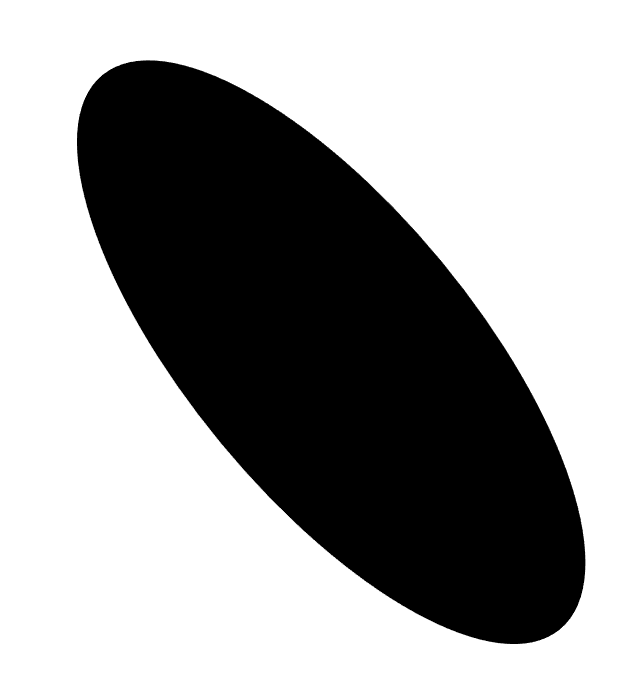
#> input picture 2024-1/GPT/01.png, 644 x 700 px; its folder holds only this picture in this run
$ jupyter execute '240125 PyGPT-1.ipynb'
#> lines starting #> are read from the running program, lines starting #| are printed output that depends on the picture; after the words box and inside, x2 and y2 are one past the last pixel; in counts of white or black regions, pixels touching at a corner belong together
[cell 1]
import cv2
import numpy as np
import glob
from skimage.measure import regionprops, label

[cell 2]
def load_images(pattern):
    return glob.glob(pattern)

def process_image(image_path):
    image = cv2.imread(image_path, cv2.IMREAD_GRAYSCALE)
    _, binary_image = cv2.threshold(image, 127, 255, cv2.THRESH_BINARY)

    # Find contours of the particle
    contours, _ = cv2.findContours(binary_image, cv2.RETR_EXTERNAL, cv2.CHAIN_APPROX_SIMPLE)
    contour = max(contours, key=cv2.contourArea)  # Assuming the particle is the largest contour

    # Sample 256 points from the contour
    sampled_contour = sample_contour_points(contour, 256)

    # Find centroid and the farthest point from the centroid
    M = cv2.moments(sampled_contour)
    centroid = (int(M["m10"] / M["m00"]), int(M["m01"] / M["m00"]))

    # Calculate radius based on the farthest point in the sampled contour
    radius = max(np.linalg.norm(sampled_contour - centroid, axis=1))

    # Create a mask for the ROI (circle around the centroid)
    mask = np.zeros_like(binary_image, dtype=np.uint8)
    cv2.circle(mask, centroid, int(radius), (255, 255, 255), -1)

    # Apply the mask to the binary image
    roi_image = cv2.bitwise_and(binary_image, mask)

    # Find orientation of the ROI
    labeled_img = label(roi_image)
    properties = regionprops(labeled_img)
    orientation = properties[0].orientation

    # Rotate the ROI image
    rotated_image = rotate_image(roi_image, centroid, -np.rad2deg(orientation))

    # Determine if image should be reversed
    if should_reverse(rotated_image, centroid):
        rotated_image = np.flipud(rotated_image)

    # Save or display the result
    cv2.imwrite('processed_' + image_path, rotated_image)

def sample_contour_points(contour, num_points):
    # Calculate the total perimeter and the interval for sampling
    total_perimeter = cv2.arcLength(contour, True)
    interval = total_perimeter / num_points

    sampled_points = []
    current_length = 0
    for i in range(len(contour)):
        if i == 0:
            sampled_points.append(contour[i][0])
        else:
            current_length += np.linalg.norm(contour[i][0] - contour[i - 1][0])
            if current_length >= interval:
                sampled_points.append(contour[i][0])
                current_length = 0

    # Convert the list of points to a numpy array
    return np.array(sampled_points, dtype=np.int32)

def rotate_image(image, center, angle):
    height, width = image.shape
    rot_matrix = cv2.getRotationMatrix2D(center, angle, 1)

    # Calculate the size of the new image
    new_width, new_height = width, height
    new_center = (new_width / 2, new_height / 2)

    new_rot_matrix = cv2.getRotationMatrix2D(new_center, angle, 1)
    new_rot_matrix[0, 2] += new_width / 2 - center[0]
    new_rot_matrix[1, 2] += new_height / 2 - center[1]

    # Rotate and fill empty space with white
    return cv2.warpAffine(image, new_rot_matrix, (new_width, new_height), borderValue=(255, 255, 255))

def should_reverse(image, centroid):
    height, width = image.shape
    x, y = centroid
    length_up = np.sum(image[:y, x] == 0)
    length_down = np.sum(image[y:, x] == 0)
    return length_down > length_up

[cell 3]
def main():
    for image_path in load_images('*.png'):
        process_image(image_path)
#> in process_image, image is the input picture: shape (700, 644); min 0, max 255, mean 163.7
#> in process_image, `_, binary_image = cv2.threshold(image, 127, 255, cv2.THRESH_BINARY)`: binary_image: shape (700, 644); 64.2% white; 1 black region, box (x1, y1, x2, y2) and area: (77, 60, 585, 644) 161559
#> in process_image, `contours, _ = cv2.findContours(binary_image, cv2.RETR_EXTERNAL, cv2.CH..`: contours = [[[0, 0], [0, 699], [643, 699], [643, 0]]]
#> in process_image, `contour = max(contours, key=cv2.contourArea)`: contour = [[0, 0], [0, 699], [643, 699], [643, 0]]
#> in sample_contour_points, `total_perimeter = cv2.arcLength(contour, True)`: total_perimeter = 2684
#> in sample_contour_points, `interval = total_perimeter / num_points`: interval = 10.48
#> the loop in sample_contour_points, `for i in range(len(contour)):` made 4 passes
#> after the loop in sample_contour_points, `for i in range(len(contour)):`: current_length = 0; sampled_points = [[0, 0], [0, 699], [643, 699], [643, 0]]
#> in process_image, `M = cv2.moments(sampled_contour)`: M = moments, m00 449457, centre m10/m00, m01/m00 = (321.5, 349.5)
#> in process_image, `centroid = (int(M["m10"] / M["m00"]), int(M["m01"] / M["m00"]))`: centroid = (321, 349)
#> in process_image, `radius = max(np.linalg.norm(sampled_contour - centroid, axis=1))`: radius = 475.6
#> in process_image, `cv2.circle(mask, centroid, int(radius), (255, 255, 255), -1)`:
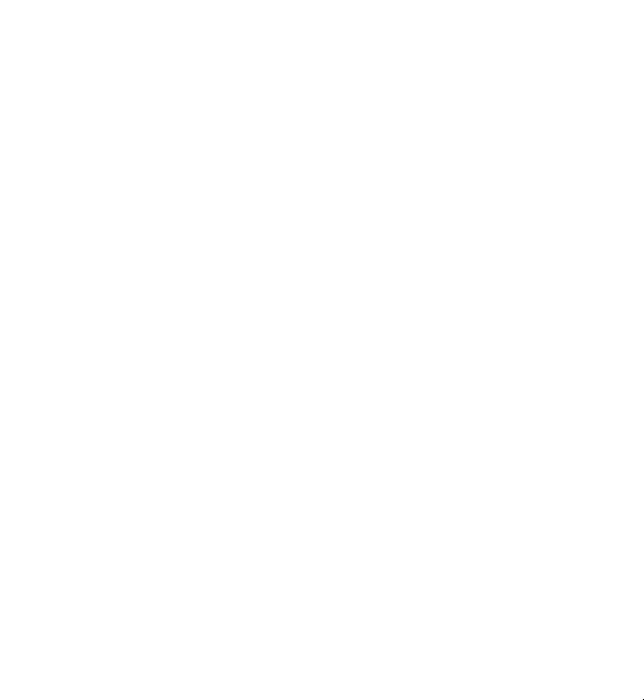
#> mask: shape (700, 644); 100% white; black in thin lines or dots, all inside (x1, y1, x2, y2) = (643, 699, 644, 700)
#> in process_image, `roi_image = cv2.bitwise_and(binary_image, mask)`: roi_image: shape (700, 644); 64.2% white; 2 black regions (1 under 20 px), largest, box (x1, y1, x2, y2) and area: (77, 60, 585, 644) 161559
#> in process_image, `labeled_img = label(roi_image)`: labeled_img: shape (700, 644) int64; values 0 (black) and 1 (white), 64.2% white; 2 black regions (1 under 20 px)
#> in process_image, `properties = regionprops(labeled_img)`: properties = 1 regions; box (x1, y1, x2, y2) and area: (0, 0, 644, 700) 289240
#> in process_image, `orientation = properties[0].orientation`: orientation = -0.568
#> in rotate_image, `rot_matrix = cv2.getRotationMatrix2D(center, angle, 1)`: rot_matrix = [[0.843, 0.538, -137.3], [-0.538, 0.843, 227.4]]
#> in rotate_image, `new_rot_matrix = cv2.getRotationMatrix2D(new_center, angle, 1)`: new_rot_matrix = [[0.843, 0.538, -137.7], [-0.538, 0.843, 228.1]]
#> in rotate_image, `return cv2.warpAffine(image, new_rot_matrix, (new_width, new_height), ..`:
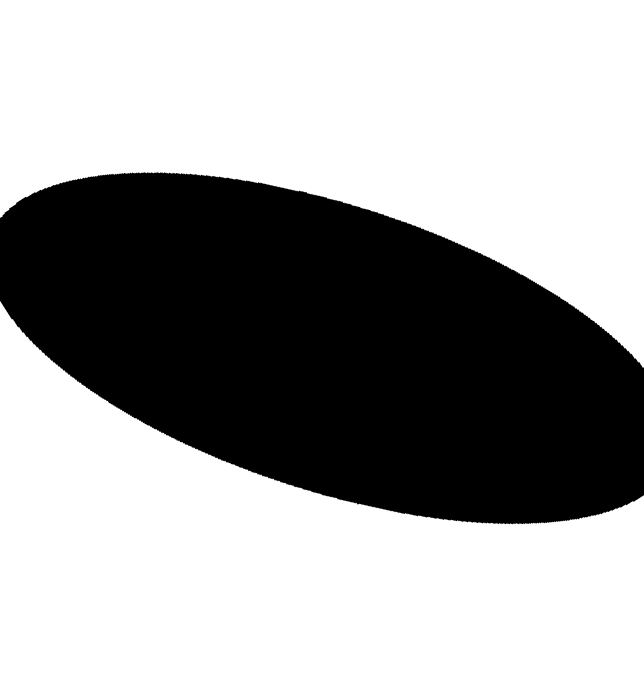
#> returned value: shape (700, 644); min 0, max 255, mean 165.6
#> in should_reverse, `x, y = centroid`: x = 321; y = 349
#> in should_reverse, `length_up = np.sum(image[:y, x] == 0)`: length_up = 152
#> in should_reverse, `length_down = np.sum(image[y:, x] == 0)`: length_down = 144

$ run again, on 2024-1/GPT/05.png
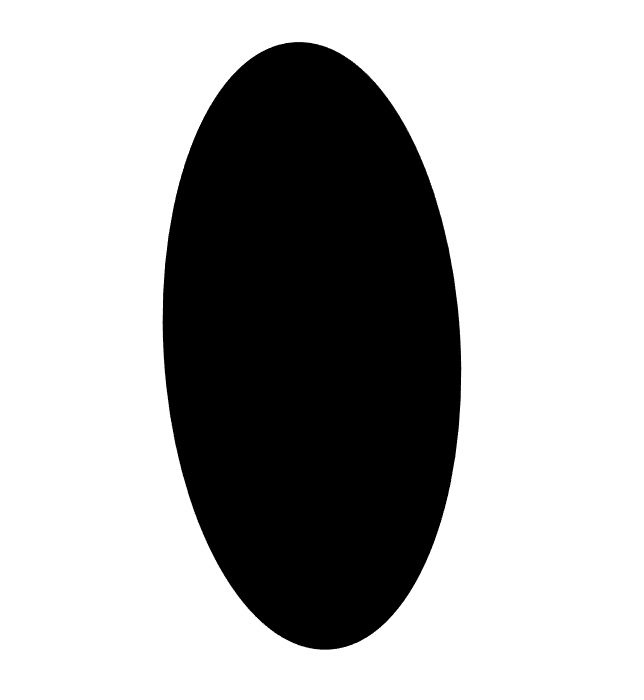
#> input picture 2024-1/GPT/05.png, 644 x 700 px
#> in process_image, image is the input picture: shape (700, 644); min 0, max 255, mean 174.7
#> binary_image: shape (700, 644); 68.5% white; 1 black region, box (x1, y1, x2, y2) and area: (163, 42, 461, 650) 142052
#> contours = [[[0, 0], [0, 699], [643, 699], [643, 0]]]
#> contour = [[0, 0], [0, 699], [643, 699], [643, 0]]
#> total_perimeter = 2684
#> interval = 10.48
#> the loop in sample_contour_points, `for i in range(len(contour)):` made 4 passes
#> after the loop in sample_contour_points, `for i in range(len(contour)):`: current_length = 0; sampled_points = [[0, 0], [0, 699], [643, 699], [643, 0]]
#> M = moments, m00 449457, centre m10/m00, m01/m00 = (321.5, 349.5)
#> centroid = (321, 349)
#> radius = 475.6
#> mask: shape (700, 644); 100% white; black in thin lines or dots, all inside (x1, y1, x2, y2) = (643, 699, 644, 700)
#> roi_image: shape (700, 644); 68.5% white; 2 black regions (1 under 20 px), largest, box (x1, y1, x2, y2) and area: (163, 42, 461, 650) 142052
#> labeled_img: shape (700, 644) int64; values 0 (black) and 1 (white), 68.5% white; 2 black regions (1 under 20 px)
#> properties = 1 regions; box (x1, y1, x2, y2) and area: (0, 0, 644, 700) 308747
#> orientation = -0.352
#> rot_matrix = [[0.939, 0.345, -100.7], [-0.345, 0.939, 132.1]]
#> new_rot_matrix = [[0.939, 0.345, -100.9], [-0.345, 0.939, 132.5]]
#> in rotate_image, `return cv2.warpAffine(image, new_rot_matrix, (new_width, new_height), ..`:
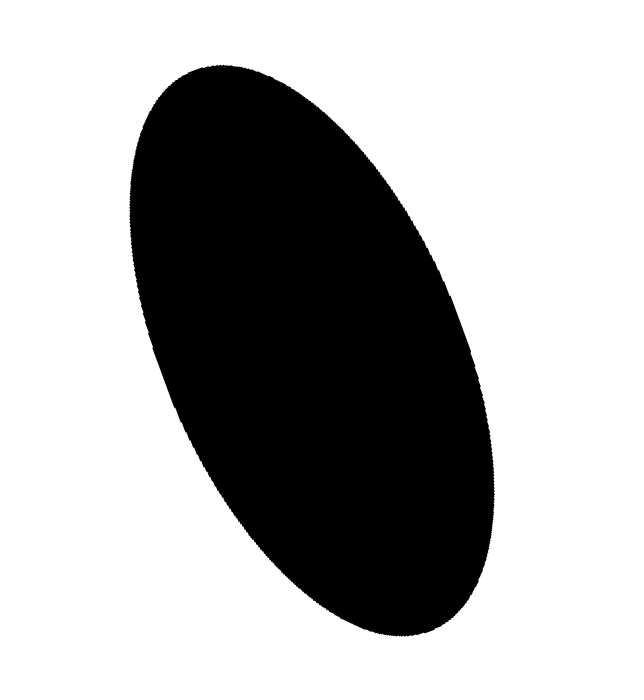
#> returned value: shape (700, 644); min 0, max 255, mean 174.6
#> x = 321; y = 349
#> length_up = 238
#> length_down = 256
#> in process_image, `rotated_image = np.flipud(rotated_image)`:
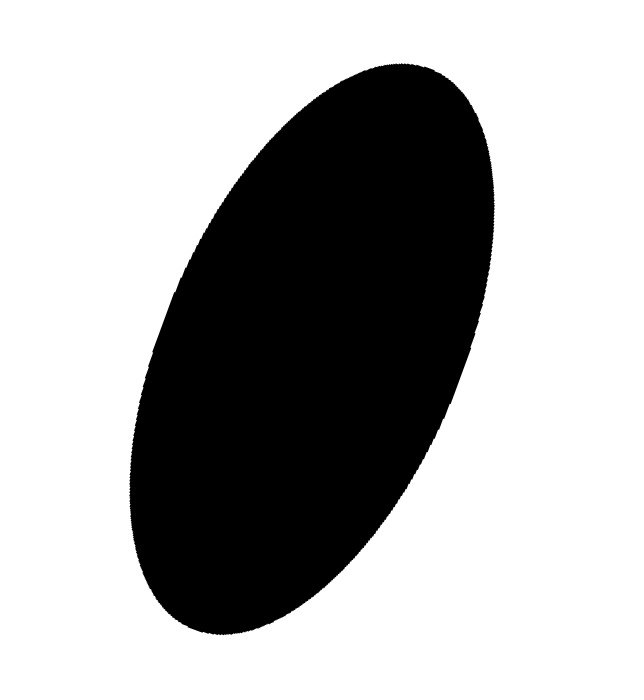
#> rotated_image: shape (700, 644); min 0, max 255, mean 174.6
